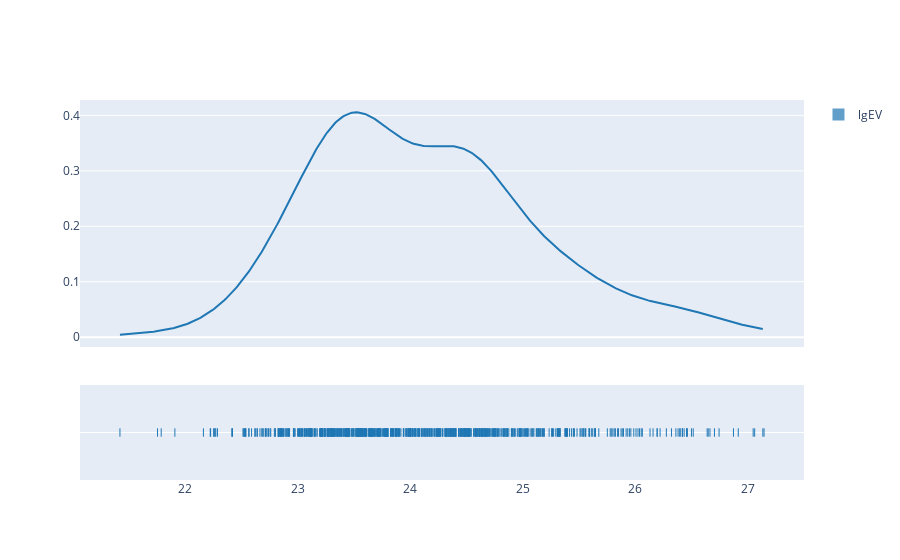

The code cell stored with this chart in its notebook:
### Code cell
hist_data = [df_ana12to15['lgEV'].to_numpy()]
group_labels = ['lgEV'] # name of the dataset

fig = ff.create_distplot(hist_data, group_labels, bin_size=1000000000)
fig.show()

### Figure 1 — Plotly figure (JSON) as saved in the notebook; plotly's stock layout.template omitted (floating-point values rounded to 4 significant figures; data arrays with more than 128 entries replaced by an {"elided": "..."} marker saying what was removed)
{"data": [{"autobinx": false, "histnorm": "probability density", "legendgroup": "lgEV", "marker": {"color": "rgb(31, 119, 180)"}, "name": "lgEV", "opacity": 0.7, "type": "histogram", "x": {"elided": "705 float values"}, "xaxis": "x", "xbins": {"end": 27.15, "size": 1000000000, "start": 21.42}, "yaxis": "y"}, {"legendgroup": "lgEV", "marker": {"color": "rgb(31, 119, 180)"}, "mode": "lines", "name": "lgEV", "showlegend": false, "type": "scatter", "x": {"elided": "500 float values"}, "xaxis": "x", "y": {"elided": "500 float values"}, "yaxis": "y"}, {"legendgroup": "lgEV", "marker": {"color": "rgb(31, 119, 180)", "symbol": "line-ns-open"}, "mode": "markers", "name": "lgEV", "showlegend": false, "type": "scatter", "x": {"elided": "705 float values"}, "xaxis": "x", "y": {"elided": "705 str values"}, "yaxis": "y2"}], "layout": {"barmode": "overlay", "hovermode": "closest", "legend": {"traceorder": "reversed"}, "xaxis": {"anchor": "y2", "domain": [0, 1], "zeroline": false}, "yaxis": {"anchor": "free", "domain": [0.35, 1], "position": 0}, "yaxis2": {"anchor": "x", "domain": [0, 0.25], "dtick": 1, "showticklabels": false}}}
